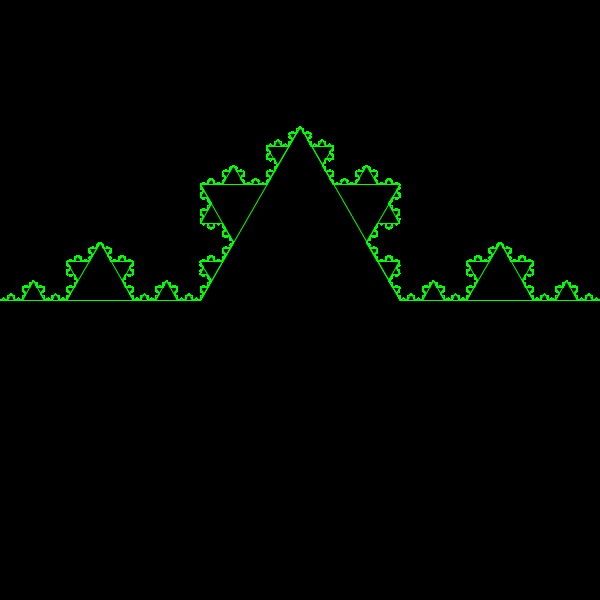
Frame 1 (no input)
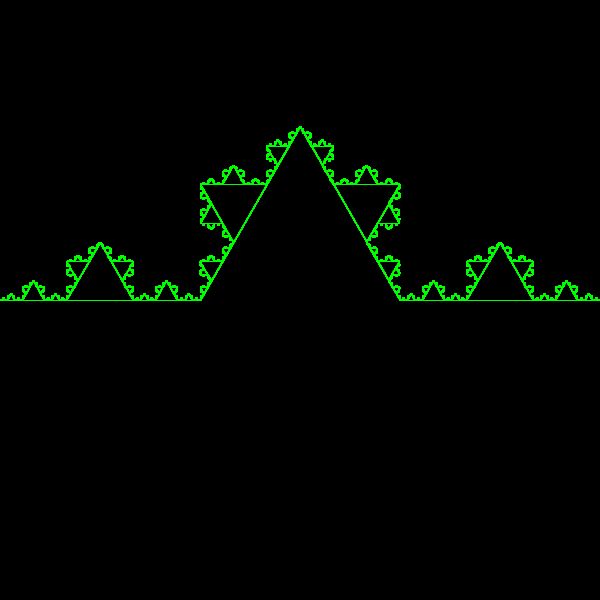
Frame 60 (the mouse pressed at the canvas centre just before this capture)
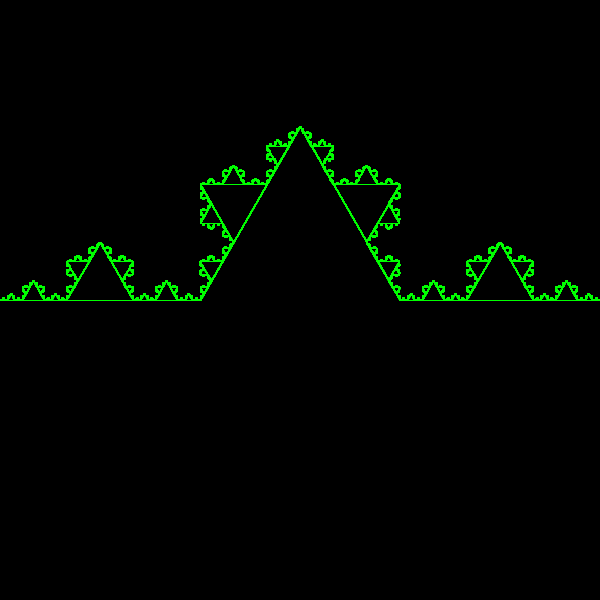
Frame 120 (the mouse held since frame 60 and released just before this capture)

The Processing sketch that drew these frames (run headless with seeded random() and noise(); from frame 60 on, the mouse is pressed at the canvas centre):

// Processing sketch: KochFlake
// ── KochFlake.pde
void settings() {
  size(600, 600); 
}

void setup() {
  background(0); 

}

void draw() {
  stroke(0, 255, 0); 
  drawFractal(0, 300, 600, 300); 
}

public void makeBent(float x1, float y1, float x2, float y2) {
  float slope = (y2 - y1) / (x2 - x1); 
  float xAvg = (x2 + x1) / 2; 
  float yAvg = (y2 + y1) / 2; 
  float rootThreeOverTwo = sqrt(3) / 2; 
  float s = ((float) 1/3) * sqrt(pow(y2-y1, 2) + pow(x2-x1, 2)); 
  
  line(x1, y1, (x2 - x1) / 3 + x1, (y2 - y1) / 3 + y1); 
  line(((x2 - x1) / 3) + x1, ((y2 - y1) / 3) + y1, xAvg + s * ((y2 - y1) / (3*s)) * rootThreeOverTwo, yAvg + -1 * ((x2 - x1) / (3*s)) * (rootThreeOverTwo) * s);
  line(xAvg + s * ((y2 - y1) / (3*s)) * rootThreeOverTwo, yAvg + -1 * ((x2 - x1) / (3*s)) * (rootThreeOverTwo) * s, 2 * (x2 - x1) / 3 + x1, 2 * (y2 - y1) / 3 + y1); 
  line(2*(x2 - x1) / 3 + x1, 2*(y2 - y1) / 3 + y1, x2, y2);
  
}

public void drawFractal(float x1, float y1, float x2, float y2) {
  float slope = (y2 - y1) / (x2 - x1); 
  float xAvg = (x2 + x1) / 2; 
  float yAvg = (y2 + y1) / 2; 
  float rootThreeOverTwo = sqrt(3) / 2; 
  float s = ((float) 1/3) * sqrt(pow(y2-y1, 2) + pow(x2-x1, 2)); 
  
  makeBent(x1, y1, x2, y2);
  if (s < 0.1) {
    return; 
  } else {
    drawFractal(x1, y1, (x2 - x1) / 3 + x1, (y2 - y1) / 3 + y1); 
    drawFractal(((x2 - x1) / 3) + x1, ((y2 - y1) / 3) + y1, xAvg + s * ((y2 - y1) / (3*s)) * rootThreeOverTwo, yAvg + -1 * ((x2 - x1) / (3*s)) * (rootThreeOverTwo) * s); 
    drawFractal(xAvg + s * ((y2 - y1) / (3*s)) * rootThreeOverTwo, yAvg + -1 * ((x2 - x1) / (3*s)) * (rootThreeOverTwo) * s, 2 * (x2 - x1) / 3 + x1, 2 * (y2 - y1) / 3 + y1); 
    drawFractal(2*(x2 - x1) / 3 + x1, 2*(y2 - y1) / 3 + y1, x2, y2); 
  }
}
